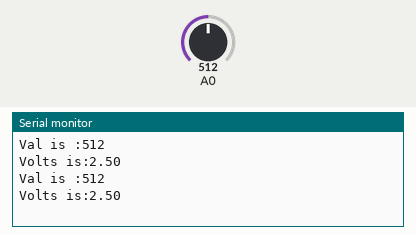
The sketch below on a simulated Arduino Uno, built with avr-gcc and run on an emulated ATmega328P. Shown: the last lines printed to the serial monitor. Inputs (shaded band) come from the test bench; at power-on: A0 = 512.

Above: at 1.8 s.
1.9 s: A0 set to 494
At 2.8 s:
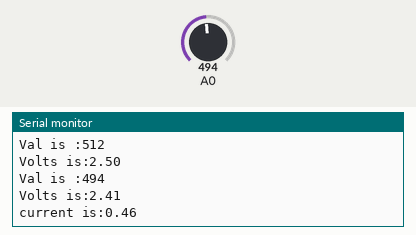
4.5 s: A0 set to 511
At 5.8 s:
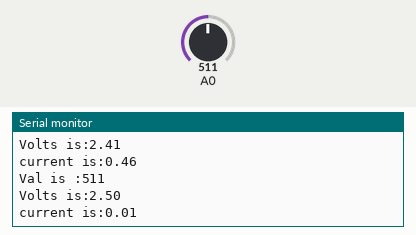
Timing chart, 0 to 7.5 s (numbered marks = the images above; inputs shaded):
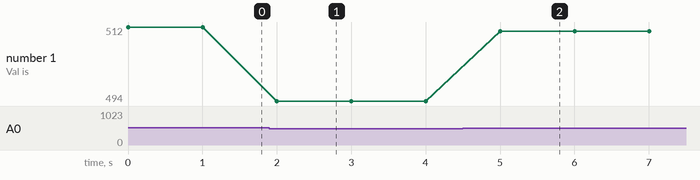

The sketch:

currentSensor.ino
```cpp
unsigned int rawBits = 0;
double volts = 0.0;
void setup()
{
  Serial.begin(9600);
}


void loop()
{
  rawBits = analogRead(A0);
  volts = ((float)rawBits*5)/1023.0;
  float current = (2.5 - volts)/0.185;
  //float volt1 = volts/1023;
  Serial.print("Val is :");
  Serial.println(rawBits);
  Serial.print("Volts is:");
  Serial.println(volts);
  if(!(current < 0)){
    Serial.print("current is:");
    Serial.println(current);
  }
  delay(1000);

}
```

Measured:
- the behaviour switches between 512 and 511 on A0 (found by bisection; images 0 and 1)
- after the input at 1.9 s, the serial monitor: prints a new line after 0.10 s (image 1)
- after the input at 4.5 s, the serial monitor: prints a new line after 0.51 s (image 2)
- plotted number 1: 512 → 494 after the input at 1.9 s, 494 → 511 after the input at 4.5 s
